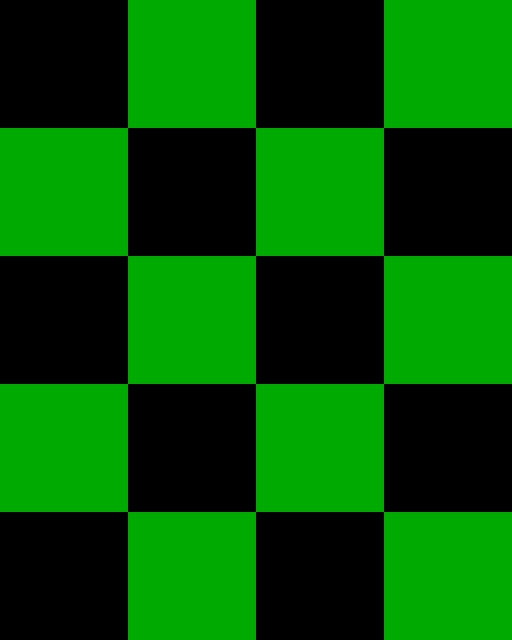
%> input picture MatLab/Pictures/Checkerboard10101010GreenBig.bmp, 512 x 640 px
$ octave TwoPicsToGif.m   (GNU Octave 9; MATLAB toolbox functions it lacks are replaced by stand-ins)
%> lines starting %> are read from the running program, lines starting %| are printed output that depends on the picture; in (x1, y1, x2, y2) boxes, pixels count from 0 and x2, y2 are one past the last pixel; in counts of white or black regions, pixels touching at a corner belong together; the program's own positions count from 1
[one, cmone] = rgb2ind(imread('Pictures\Checkerboard10101010GreenBig.bmp'),256);
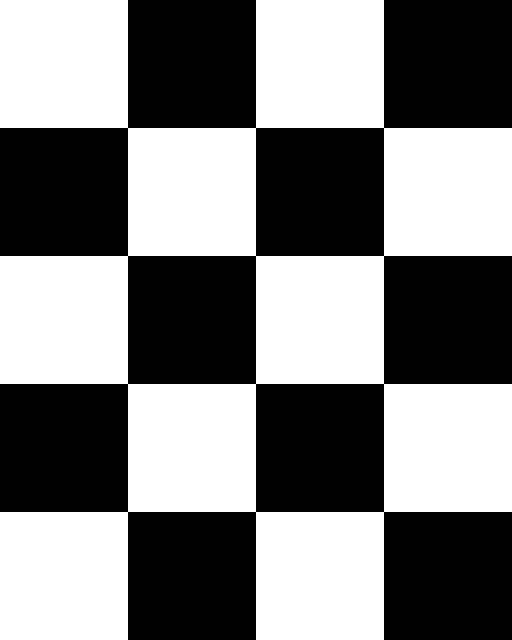
%> one: size 640x512 uint8; values 0 (black) and 1 (white), 50% white; 1 white region, box (x1, y1, x2, y2) and area: (0, 0, 512, 640) 163840
%> cmone = [0 0.667 0; 0 0 0]
[two, cmtwo] = rgb2ind(imread('Pictures\Checkerboard10101010GreenBig2.bmp'),256);
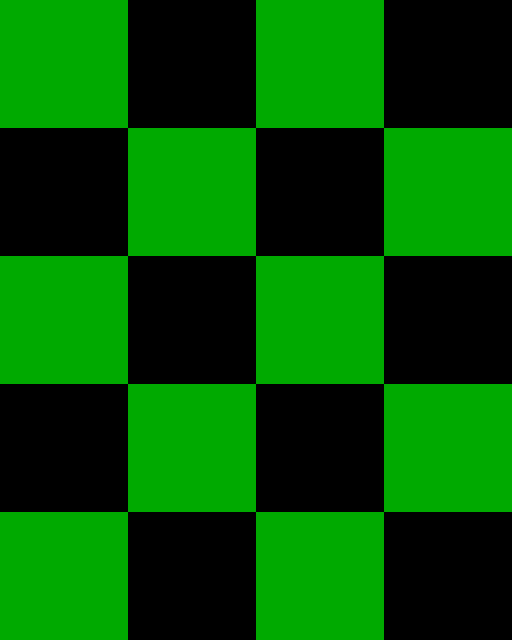
%> input picture MatLab/Pictures/Checkerboard10101010GreenBig2.bmp, 512 x 640 px
%> cmtwo = [0 0.667 0; 0 0 0]

[x y z] = size(one)
%> x = 640; y = 512; z = 1

gifArray=uint8(zeros(x,y,z,120));

magicnumber = 60
timedelay = 1/(magicnumber);

imwrite(one,cmone,'Pictures\gif.gif','gif','LoopCount',Inf,'DelayTime',timedelay);

for i = 2:magicnumber
    % [9 lines of commented-out code are left out]
    if i<= magicnumber/2
        imwrite(one,cmone,'Pictures\gif.gif','gif','WriteMode','append','DelayTime',timedelay);
    else
        imwrite(two,cmtwo,'Pictures\gif.gif','gif','WriteMode','append','DelayTime',timedelay);
    end
end

done = 1
